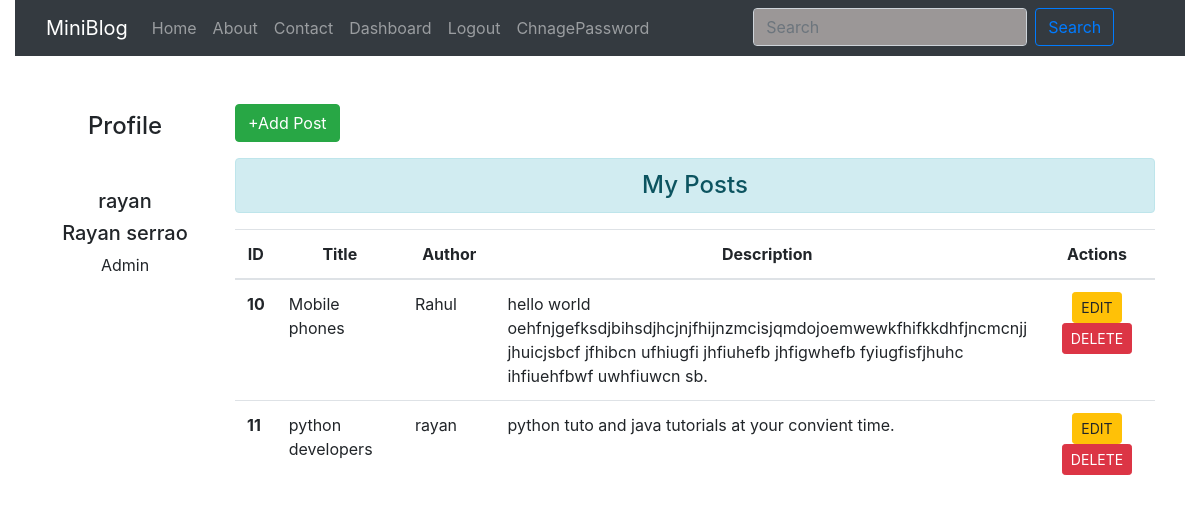
The page /dashboard/ (signed in) on the database its author committed.
### blog/models.py (models this page shows)
class Post(models.Model):
    title = models.CharField(max_length=150)
    desc = models.TextField()
    author = models.CharField(max_length=50)
    views = models.IntegerField(default=0)
    date_added=models.DateTimeField(auto_now_add=True)
    date_updated=models.DateTimeField(auto_now=True)

### blog/views.py (the view)
# urls.py: path('dashboard/',dashboard),
def dashboard(request):
    if request.user.is_authenticated:
        posts = Post.objects.all()
        user = request.user
        username = user.get_username()
        fullname = user.get_full_name()
        fullname = fullname.capitalize()  # it will combine both firstname and last name
        allgroups = user.groups.all()    # to get the data which group he belongs to
        return render(request,'dashboard.html',{'posts':posts,'fullname':fullname,'allgroups':allgroups,'username':username})
    else:
        return HttpResponseRedirect('/login/')

### blog/templates/dashboard.html (shortened to what this page needs)
{% extends 'base.html' %}
{% load static %}
{% block side %}
<div class="col-sm-2 text-center mt-2">
    <h4 class="my-5">Profile</h4>
    <h5>{{username}}</h5>
        <h5>{{fullname}}</h5>
        {% for group in allgroups %}
        <p>{{group.name}}</p>
        {% endfor %}
</div>
            {% endblock side %}
{% block content %}
<div class="col-sm-10 my-5">
    <a href="/addpost/" class="btn btn-success">+Add Post</a>
    <h4 class="text-center alert alert-info mt-3">My Posts</h4>
    {% if posts %}
    <table class="table table-hover bg-white">
        <thead>
            <tr class="text-center">
                <th scope="col" style="width: 2%;">ID</th>
                <th scope="col" style="width: 20%;">Title</th>
                <th scope="col" style="width: 15%;">Author</th>
                <th scope="col" style="width: 43%;">Description</th>
                <th scope="col" style="width: 20%;">Actions</th>
            </tr>
        </thead>
        <tbody>
            {% for post in posts %}
            <tr>
                <th scope="row">{{post.id}}</th>
                <td>{{post.title}}</td>
                <td>{{post.author}}</td>
                <td>{{post.desc}}</td>
                <td class="text-center">
                    <a href="{% url 'editpost' post.id %}" class="btn btn-warning btn-sm">EDIT</a>
                    {% if perms.blog.delete_post %}
                    <form action="{% url 'deletepost' post.id %}" method="POST" class="d-inline">
                        <input type="submit" class="btn btn-danger btn-sm" value="DELETE" name="" id="">
                    </form>
                    {% endif %}
                </td>
            </tr>
            {% endfor %}
        </tbody>
    </table>
    {% else %}
    <h4 class="text-center alert alert-warning mt-3">No Data</h4>
    {% endif %}
</div>
{% endblock content %}

### rows shown on the page
Post: id "10", title "Mobile phones", author "Rahul", desc "hello world oehfnjgefksdjbihsdjhcjnjfhijnzmcisjqmdojoemwewkfhifkkdhfjncmcnjj jhuicjsbcf jfhibcn ufhiugfi jhfiuhefb jhfigwhefb fyiugfisfjhuhc ihfiuehfbwf uwhfiuwcn sb."
Post: id "11", title "python developers", author "rayan", desc "python tuto and java tutorials at your convient time."

### other values the page prints
{{ username }} "rayan"
{{ fullname }} "Rayan serrao"
{{ group.name }} "Admin"
